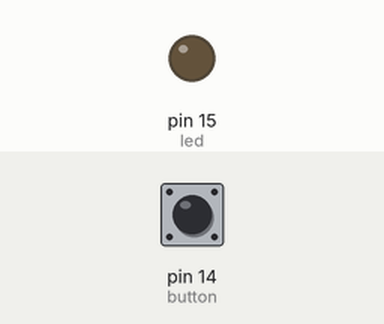
This program was run on a simulated MicroPython board. Shown: output pins drawn as LEDs (lit = HIGH). The inputs (shaded band) are chosen by the test bench; at power-on: pin 14 (button) HIGH. What the program prints to the serial console is not drawn.

Above: at 1.2 s.
1.3 s: pin 14 (button) pulled LOW for 0.15 s
At 2.0 s:
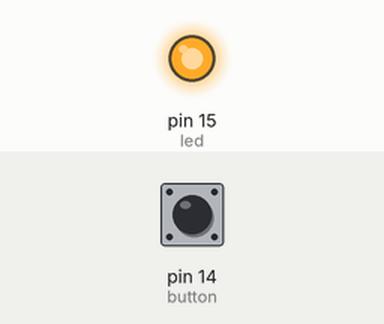
3.8 s: pin 14 (button) pulled LOW for 3.2 s
At 8.2 s:
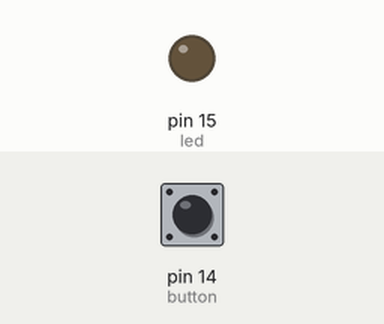
Timing chart, 0 to 9.7 s (numbered marks = the images above; inputs shaded):
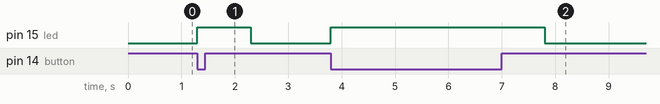

The program:

lesson8_2.py
```python
from machine import Pin
from time import sleep

btn_pin = 14
led_pin = 15

led = Pin(led_pin, Pin.OUT)
button = Pin(btn_pin, Pin.IN, Pin.PULL_UP)


while (True):
    if button.value() == 1:
        print("XXX")
        led.off()
    else:
        print("OOO")
        led.on()
        sleep(1)
```

Measured:
- after the input at 1.3 s, pin 15 (led): LOW → HIGH at once, → LOW 1.0 s later
- after the input at 3.8 s, pin 15 (led): LOW → HIGH at once, → LOW 4.0 s later
